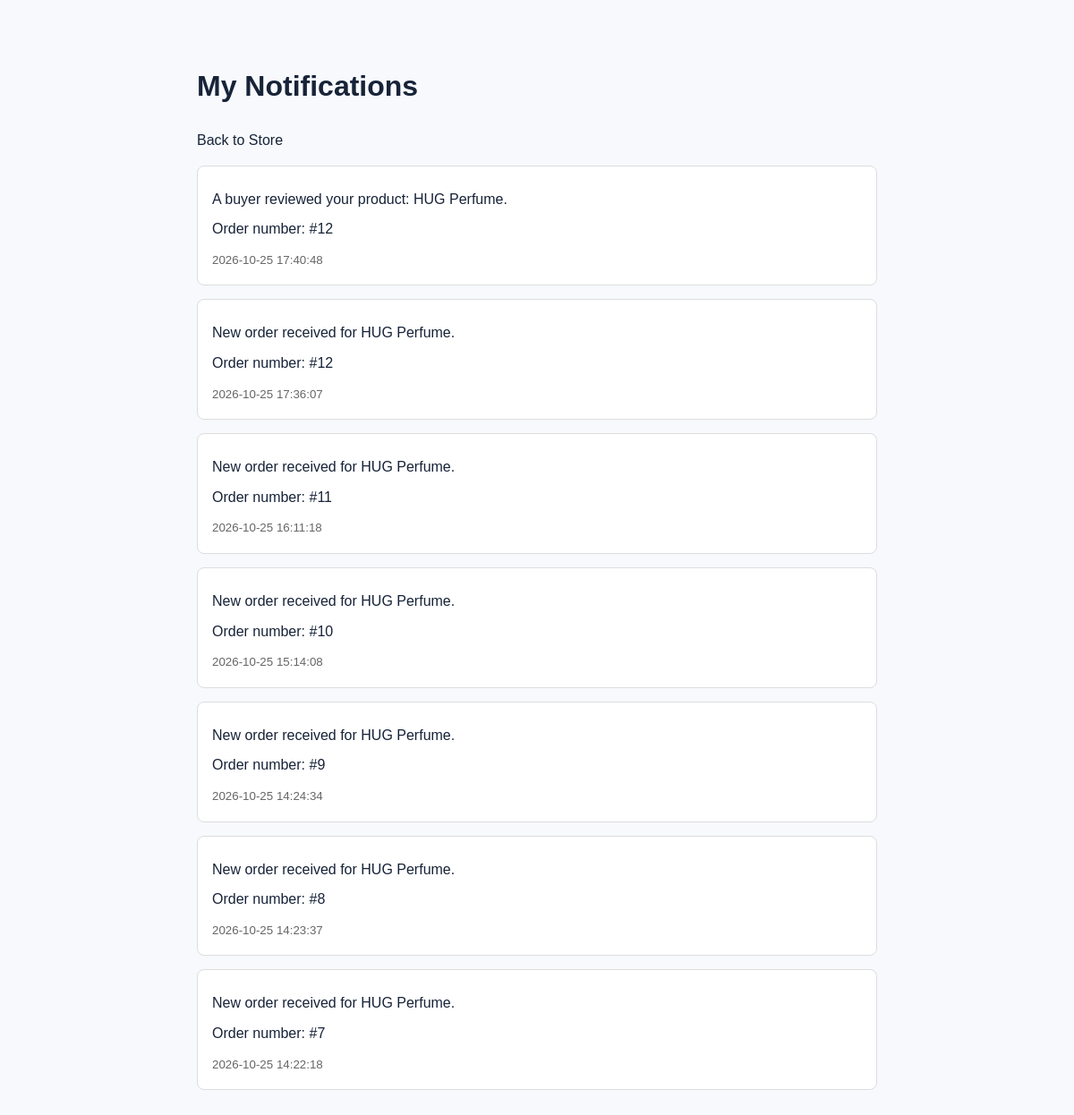
The page /notifications (signed in) on the database its author committed.
### tables this page shows
CREATE TABLE notifications (
        id INTEGER PRIMARY KEY AUTOINCREMENT,
        user_id INTEGER NOT NULL,
        order_id INTEGER,
        message TEXT NOT NULL,
        is_read INTEGER NOT NULL DEFAULT 0,
        created_at TIMESTAMP DEFAULT CURRENT_TIMESTAMP,
        FOREIGN KEY (user_id) REFERENCES users(id),
        FOREIGN KEY (order_id) REFERENCES orders(id)
    );

### app.py (the view)
@app.route("/notifications")
def notifications():
    if "user_id" not in session:
        return redirect(url_for("login"))
    connection = get_db_connection()
    try:
        items = connection.execute("""
            SELECT id, order_id, message, is_read, created_at
            FROM notifications
            WHERE user_id = ?
            ORDER BY created_at DESC, id DESC
        """, (session["user_id"],)).fetchall()
        connection.execute("""
            UPDATE notifications
            SET is_read = 1
            WHERE user_id = ?
        """, (session["user_id"],))
        connection.commit()
    finally:
        connection.close()
    return render_template("notifications.html", notifications=items)

### app.py (called while the page is built)
def get_db_connection():
    connection = sqlite3.connect(DATABASE)
    connection.row_factory = sqlite3.Row
    return connection

### templates/notifications.html (shortened to what this page needs)
<!DOCTYPE html>
<html lang="en">
<head>
    <link rel="stylesheet"
          href="{{ url_for('static', filename='style.css') }}">
</head>
<body>
    <main class="notifications-container">
        <h1>My Notifications</h1>
        <a href="{{ url_for('home') }}">Back to Store</a>
        {% if notifications %}
            {% for item in notifications %}
                <article class="notification-card">
                    <p>{{ item['message'] }}</p>
                    {% if item['order_id'] %}
                        <p>
                            Order number: #{{ item['order_id'] }}
                        </p>
                    {% endif %}
                    <small>{{ item['created_at'] }}</small>
                </article>
            {% endfor %}
        {% else %}
            <p>You have no notifications yet.</p>
        {% endif %}
    </main>
</body>
</html>

### static/style.css (style rules this page uses)
:root { --navy: #102846; --blue: #1769e0; --blue-light: #eaf2ff; --text: #172338; --muted: #69778a; --border: #e4eaf2; --background: #f7f9fc; --white: #ffffff; }
* { box-sizing: border-box; }
html { scroll-behavior: smooth; }
body { margin: 0; font-family: Arial, Helvetica, sans-serif; color: var(--text); background: var(--background); line-height: 1.6; }
a { color: inherit; text-decoration: none; }
button, a { -webkit-tap-highlight-color: transparent; }
.notifications-container { max-width: 800px; margin: 30px auto; padding: 20px; }
.notification-card { padding: 16px; margin-top: 15px; border: 1px solid #ddd; border-radius: 8px; background: white; }
.notification-card p { margin: 8px 0; }
.notification-card small { color: #666; }

### rows shown on the page
notifications: message "A buyer reviewed your product: HUG Perfume.", order_id "12", created_at "2026-10-25 17:40:48"
notifications: message "New order received for HUG Perfume.", order_id "12", created_at "2026-10-25 17:36:07"
notifications: message "New order received for HUG Perfume.", order_id "11", created_at "2026-10-25 16:11:18"
notifications: message "New order received for HUG Perfume.", order_id "10", created_at "2026-10-25 15:14:08"
notifications: message "New order received for HUG Perfume.", order_id "9", created_at "2026-10-25 14:24:34"
notifications: message "New order received for HUG Perfume.", order_id "8", created_at "2026-10-25 14:23:37"
notifications: message "New order received for HUG Perfume.", order_id "7", created_at "2026-10-25 14:22:18"
